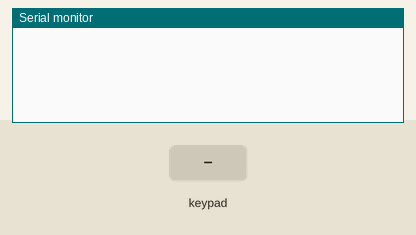
This sketch was run on a simulated Arduino Uno, built with avr-gcc and run on an emulated ATmega328P. On the bench: the last lines printed to the serial monitor. Inputs (shaded band) come from the test bench.

Above: at 1.2 s.
1.3 s: key '1' pressed
At 2.1 s:
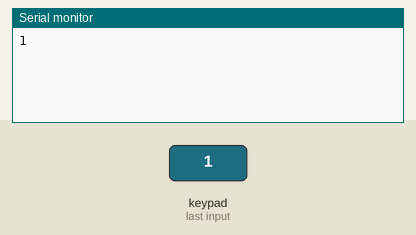
2.8 s: keypad keys 1 2 # pressed 0.4 s apart
At 5.0 s:
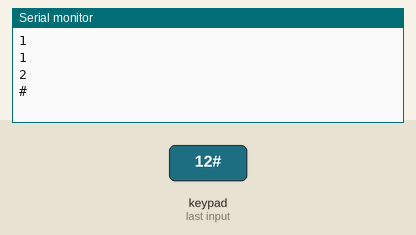
5.5 s: key '*' pressed
At 6.7 s:
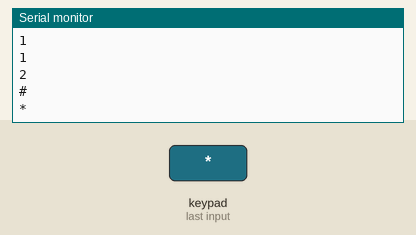
7.0 s: keypad keys 2 5 pressed 0.4 s apart
At 8.1 s:
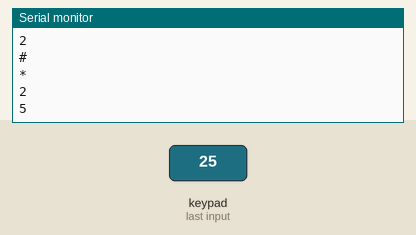
Timing chart, 0 to 10.0 s (numbered marks = the images above; inputs shaded):
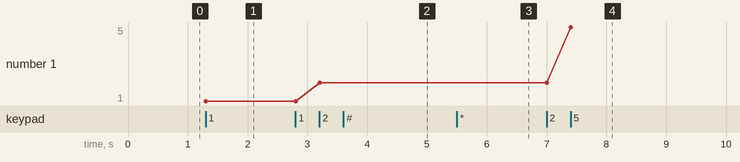

The sketch:

_01_-_Teste_do_teclado.ino
```cpp
#include <Key.h>
#include <Keypad.h>

const byte n_linhas = 4;
const byte n_colunas = 3;
char teclas[n_linhas][n_colunas] =  {
            {'1','2','3'},
            {'4','5','6'},
            {'7','8','9'},
            {'*','0','#'}
          };
byte mapa_linha[n_linhas] = {9,8,7,6};
byte mapa_coluna[n_colunas] = {5,4,3};
Keypad teclado = Keypad(makeKeymap(teclas),mapa_linha,mapa_coluna,n_linhas,n_colunas);

void setup() {
  Serial.begin(9600);
}

void loop() {
  char tecla = teclado.getKey();
  if(tecla != NO_KEY) {
    Serial.println(tecla);
  }
}
```

Measured:
- after the input at 1.3 s, the serial monitor: prints a new line at once (image 1)
- after the input at 2.8 s, the serial monitor: prints a new line after 0.41 s (image 2)
- after the input at 5.5 s, the serial monitor: prints a new line at once (image 3)
- after the input at 7.0 s, the serial monitor: prints a new line at once (image 4)
- plotted number 1: 1 → 2 after the input at 2.8 s, 2 → 5 after the input at 7.0 s
